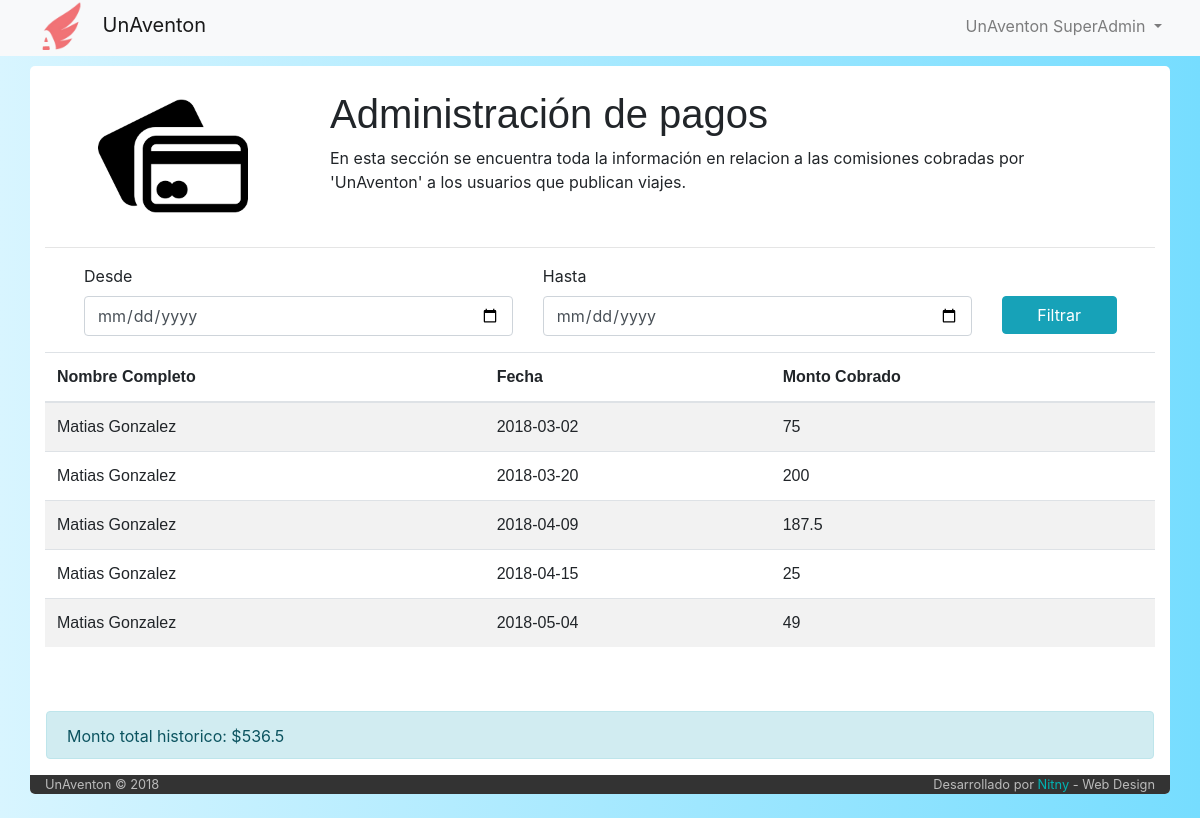
Page /pagos_admin (signed in) on the committed database.
### tables this page shows
CREATE TABLE `pago` (
  `idPago` int(6) NOT NULL,
  `idViaje` int(6) NOT NULL,
  `fecha` date NOT NULL,
  `hora` time NOT NULL,
  `estado` int(10) UNSIGNED DEFAULT NULL
);

CREATE TABLE `usuario` (
  `idUser` int(6) NOT NULL,
  `email` varchar(50) NOT NULL,
  `clave` varchar(50) NOT NULL,
  `nombre` varchar(50) NOT NULL,
  `apellido` varchar(50) NOT NULL,
  `admin` int(1) NOT NULL DEFAULT '0',
  `estadoUsuario` int(11) NOT NULL DEFAULT '1',
  `recuperarPassword` int(1) NOT NULL DEFAULT '0'
);

CREATE TABLE `viaje` (
  `idViaje` int(6) NOT NULL,
  `idPiloto` int(6) NOT NULL,
  `idVehiculo` int(6) NOT NULL,
  `fecha_publicacion` datetime NOT NULL,
  `fecha_partida` datetime NOT NULL,
  `tiempo_estimado` int(11) NOT NULL DEFAULT '30',
  `origen` varchar(60) NOT NULL,
  `destino` varchar(60) NOT NULL,
  `asientos_disponibles` int(2) NOT NULL,
  `costo` int(7) NOT NULL,
  `estado` int(1) NOT NULL DEFAULT '1',
  `tipo` varchar(50) NOT NULL DEFAULT 'unico'
);

### index.php (called while the page is built, shortened)
<?php
	include ('php/inicio_body.php');
	$router = new Router;
	$vars = $router->get_variables();
	render($vars);
	include ('php/cierre_body.php');

### controller/pagos_admin.php (the view, shortened to what this page needs)
<?php
function render($vars = [])
{
  include('php/conexion.php');
  if(isset($_SESSION['userId']))
  {
    if($_SESSION['admin'] == 1)
    {
      if(isset($_POST['filtrar']))
      {
        $inicial = $_POST['inicial'];
        $terminal = $_POST['terminal'];
        $sql = "SELECT pago.fecha, usuario.nombre, usuario.apellido, viaje.costo\n"
        . "FROM pago\n"
        . "INNER JOIN viaje on (pago.idViaje = viaje.idViaje)\n"
        . "INNER JOIN usuario ON (viaje.idPiloto = usuario.idUser)\n"
        . "WHERE pago.estado IS NOT NULL AND (pago.fecha BETWEEN '$inicial' AND '$terminal')";
      }
      else
      {
        $sql = "SELECT pago.fecha, usuario.nombre, usuario.apellido, viaje.costo\n"
      . "FROM pago\n"
      . "INNER JOIN viaje on (pago.idViaje = viaje.idViaje)\n"
      . "INNER JOIN usuario ON (viaje.idPiloto = usuario.idUser)"
      . "WHERE pago.estado IS NOT NULL";
      }
    $pagos = mysqli_query($conexion, $sql);
    ?>
    <div class="row">
        <div class="col-md-3" style="text-align: center">
          <img src="img/pago.png" alt="imagen de usuario" style="width: 150px; margin-top: 15px">
        </div>
        <div class="col-md-8" style="margin-top: 1.5rem">
          <h1 class="display-6" style="font-family: helvetica;">Administración de pagos</h1>
          <p class="mb-1"> En esta sección se encuentra toda la información en relacion a las comisiones cobradas por 'UnAventon' a los usuarios que publican viajes. </p>
        </div>
    </div>
     <hr>
    <form action="/pagos_admin" method="post">
    <div class="row my-2 mb-3 ml-4">
      <div class="col col-md-5">
          <label>Desde</label>
          <input type="date" name="inicial" class="form-control" <?php if(isset($inicial)){ echo 'value="' . $inicial . '"';}?> required>
      </div>
      <div class="col col-md-5">
          <label>Hasta</label>
          <input type="date" name="terminal" class="form-control" <?php if(isset($terminal)){ echo 'value="' . $terminal . '"';}?> required>
      </div>
      <div class="col col-md-2 pt-4 mt-2">
        <button type="submit" name="filtrar"class="btn btn-info w-75"> Filtrar </button>
      </div>
    </div>
  </form>
    <div class="row">
      <div class="col col-md-12 mCustomScrollbar" data-mcs-theme="dark-3" style="max-height: 500px; overflow: auto;">
        <table class="table table-striped">
              <thead>
                <tr>
                  <th scope="col">Nombre Completo</th>
                  <th scope="col">Fecha</th>
                  <th scope="col">Monto Cobrado</th>
                </tr>
              </thead>
            <tbody>
              <?php
              $total = 0;
              while($pago = mysqli_fetch_array($pagos))
              {
                $total += $pago['costo'] * 5 / 100;
              ?>
              <tr>
                <td><?php echo $pago['nombre'] . " " . $pago['apellido'];?></td>
                <td><?php echo $pago['fecha'];?></td>
                <td><?php echo ($pago['costo'] * 5 / 100);?></td>
              </tr>
              <?php
              }
              ?>
            </tbody>
        </table>
      </div>
    </div>
    <div class="row px-3 pt-5">
      <div class="col col-md-12 alert alert-info" style="height: 3rem">
        <?php if(isset($inicial) && isset($terminal)) echo "Monto total abonado entre las fechas $inicial y $terminal: $$total";
              else echo "Monto total historico: $$total";?>
      </div>
    </div>
    <?php
    }
    else  header("Location: /");
  }
  else header("Location: /");
}

### css/estilo-listado-vehiculos.css (style rules this page uses)
th,tr { font-family: helvetica; }

### css/stylo.css (style rules this page uses)
body { background-color: grey; }

### php/inicio_body.php (style rules this page uses)
body { background-color: #fff; background: linear-gradient(-90deg, #76ddff, #d8f5ff); }

### rows in the picture
pago: usuario.nombre "Matias", usuario.apellido "Gonzalez", fecha "2018-03-02", $pago['costo']*5/100 "75"
pago: usuario.nombre "Matias", usuario.apellido "Gonzalez", fecha "2018-03-20", $pago['costo']*5/100 "200"
pago: usuario.nombre "Matias", usuario.apellido "Gonzalez", fecha "2018-04-09", $pago['costo']*5/100 "187.5"
pago: usuario.nombre "Matias", usuario.apellido "Gonzalez", fecha "2018-04-15", $pago['costo']*5/100 "25"
pago: usuario.nombre "Matias", usuario.apellido "Gonzalez", fecha "2018-05-04", $pago['costo']*5/100 "49"

### other values in the picture
$_SESSION['nombre'] "UnAventon"
$_SESSION['apellido'] "SuperAdmin"
$total "536.5"
